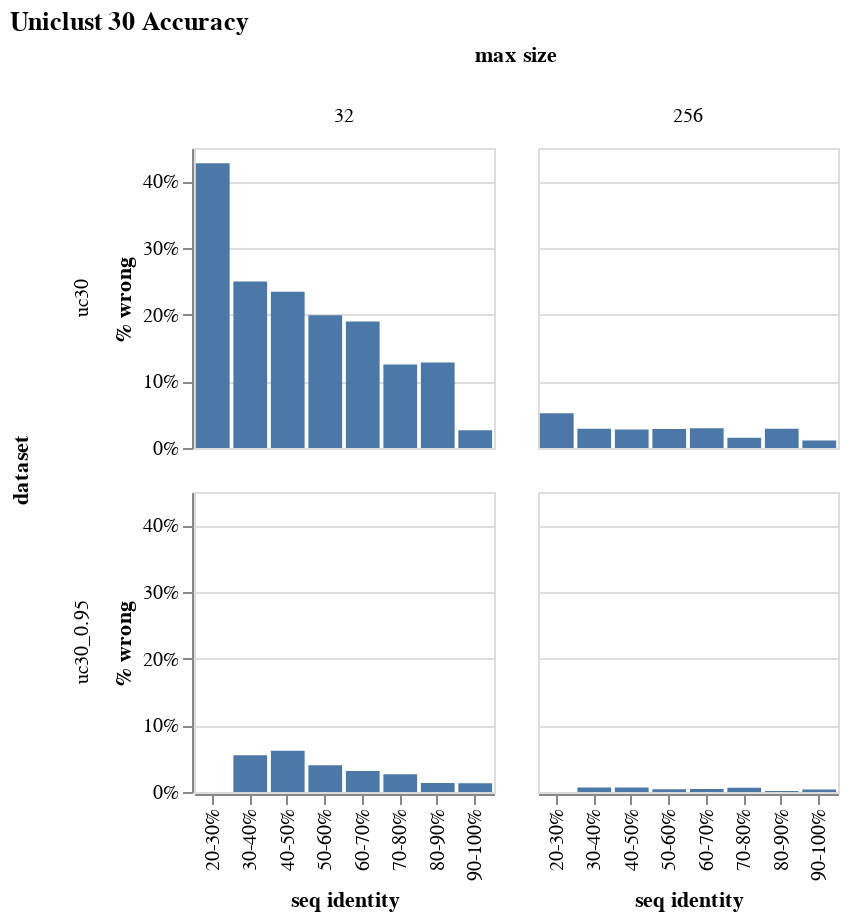

The notebook cell this image was saved under:
### Code cell
alt.Chart(data, title = "Uniclust 30 Accuracy").mark_bar().encode(
    x = "seq identity",
    y = alt.Y("% wrong", axis = alt.Axis(format = "%")),
    column = "max size:N",
    row = "dataset:N"
).properties(
    width = 150,
    height = 150
)

### Figure 1 — Vega-Lite specification as saved in the notebook (floating-point values rounded to 4 significant figures)
{"config": {"view": {"continuousWidth": 400, "continuousHeight": 300}}, "data": {"name": "data-2accef9e2641ec27b5e1d421f0b128cc"}, "mark": "bar", "encoding": {"column": {"type": "nominal", "field": "max size"}, "row": {"type": "nominal", "field": "dataset"}, "x": {"type": "nominal", "field": "seq identity"}, "y": {"type": "quantitative", "axis": {"format": "%"}, "field": "% wrong"}}, "height": 150, "title": "Uniclust 30 Accuracy", "width": 150, "$schema": "https://vega.github.io/schema/vega-lite/v4.8.1.json", "datasets": {"data-2accef9e2641ec27b5e1d421f0b128cc": [{"dataset": "uc30_0.95", "max size": 32, "seq identity": "0-10%", "count": 0, "wrong": 0, "wrong % error": null, "% wrong": null}, {"dataset": "uc30_0.95", "max size": 32, "seq identity": "10-20%", "count": 0, "wrong": 0, "wrong % error": null, "% wrong": null}, {"dataset": "uc30_0.95", "max size": 32, "seq identity": "20-30%", "count": 14, "wrong": 0, "wrong % error": null, "% wrong": 0.0}, {"dataset": "uc30_0.95", "max size": 32, "seq identity": "30-40%", "count": 873, "wrong": 48, "wrong % error": 0.2364, "% wrong": 0.05498}, {"dataset": "uc30_0.95", "max size": 32, "seq identity": "40-50%", "count": 1166, "wrong": 72, "wrong % error": 0.2589, "% wrong": 0.06175}, {"dataset": "uc30_0.95", "max size": 32, "seq identity": "50-60%", "count": 951, "wrong": 38, "wrong % error": 0.2699, "% wrong": 0.03996}, {"dataset": "uc30_0.95", "max size": 32, "seq identity": "60-70%", "count": 923, "wrong": 29, "wrong % error": 0.266, "% wrong": 0.03142}, {"dataset": "uc30_0.95", "max size": 32, "seq identity": "70-80%", "count": 789, "wrong": 21, "wrong % error": 0.2508, "% wrong": 0.02662}, {"dataset": "uc30_0.95", "max size": 32, "seq identity": "80-90%", "count": 747, "wrong": 10, "wrong % error": 0.2109, "% wrong": 0.01339}, {"dataset": "uc30_0.95", "max size": 32, "seq identity": "90-100%", "count": 1537, "wrong": 20, "wrong % error": 0.139, "% wrong": 0.01301}, {"dataset": "uc30_0.95", "max size": 256, "seq identity": "0-10%", "count": 0, "wrong": 0, "wrong % error": null, "% wrong": null}, {"dataset": "uc30_0.95", "max size": 256, "seq identity": "10-20%", "count": 0, "wrong": 0, "wrong % error": null, "% wrong": null}, {"dataset": "uc30_0.95", "max size": 256, "seq identity": "20-30%", "count": 14, "wrong": 0, "wrong % error": null, "% wrong": 0.0}, {"dataset": "uc30_0.95", "max size": 256, "seq identity": "30-40%", "count": 873, "wrong": 6, "wrong % error": 0.02263, "% wrong": 0.006873}, {"dataset": "uc30_0.95", "max size": 256, "seq identity": "40-50%", "count": 1166, "wrong": 8, "wrong % error": 0.07535, "% wrong": 0.006861}, {"dataset": "uc30_0.95", "max size": 256, "seq identity": "50-60%", "count": 951, "wrong": 4, "wrong % error": 0.03272, "% wrong": 0.004206}, {"dataset": "uc30_0.95", "max size": 256, "seq identity": "60-70%", "count": 923, "wrong": 4, "wrong % error": 0.06402, "% wrong": 0.004334}, {"dataset": "uc30_0.95", "max size": 256, "seq identity": "70-80%", "count": 789, "wrong": 5, "wrong % error": 0.02126, "% wrong": 0.006337}, {"dataset": "uc30_0.95", "max size": 256, "seq identity": "80-90%", "count": 747, "wrong": 1, "wrong % error": 0.0006338, "% wrong": 0.001339}, {"dataset": "uc30_0.95", "max size": 256, "seq identity": "90-100%", "count": 1537, "wrong": 6, "wrong % error": 0.04126, "% wrong": 0.003904}, {"dataset": "uc30", "max size": 32, "seq identity": "0-10%", "count": 0, "wrong": 0, "wrong % error": null, "% wrong": null}, {"dataset": "uc30", "max size": 32, "seq identity": "10-20%", "count": 0, "wrong": 0, "wrong % error": null, "% wrong": null}, {"dataset": "uc30", "max size": 32, "seq identity": "20-30%", "count": 192, "wrong": 82, "wrong % error": 0.9296, "% wrong": 0.4271}, {"dataset": "uc30", "max size": 32, "seq identity": "30-40%", "count": 1170, "wrong": 292, "wrong % error": 0.5784, "% wrong": 0.2496}, {"dataset": "uc30", "max size": 32, "seq identity": "40-50%", "count": 1182, "wrong": 277, "wrong % error": 0.5775, "% wrong": 0.2343}, {"dataset": "uc30", "max size": 32, "seq identity": "50-60%", "count": 1160, "wrong": 231, "wrong % error": 0.5505, "% wrong": 0.1991}, {"dataset": "uc30", "max size": 32, "seq identity": "60-70%", "count": 1044, "wrong": 198, "wrong % error": 0.5351, "% wrong": 0.1897}, {"dataset": "uc30", "max size": 32, "seq identity": "70-80%", "count": 847, "wrong": 106, "wrong % error": 0.5582, "% wrong": 0.1251}, {"dataset": "uc30", "max size": 32, "seq identity": "80-90%", "count": 694, "wrong": 89, "wrong % error": 0.4932, "% wrong": 0.1282}, {"dataset": "uc30", "max size": 32, "seq identity": "90-100%", "count": 711, "wrong": 19, "wrong % error": 0.3312, "% wrong": 0.02672}, {"dataset": "uc30", "max size": 256, "seq identity": "0-10%", "count": 0, "wrong": 0, "wrong % error": null, "% wrong": null}, {"dataset": "uc30", "max size": 256, "seq identity": "10-20%", "count": 0, "wrong": 0, "wrong % error": null, "% wrong": null}, {"dataset": "uc30", "max size": 256, "seq identity": "20-30%", "count": 192, "wrong": 10, "wrong % error": 0.285, "% wrong": 0.05208}, {"dataset": "uc30", "max size": 256, "seq identity": "30-40%", "count": 1170, "wrong": 34, "wrong % error": 0.1609, "% wrong": 0.02906}, {"dataset": "uc30", "max size": 256, "seq identity": "40-50%", "count": 1182, "wrong": 33, "wrong % error": 0.1449, "% wrong": 0.02792}, {"dataset": "uc30", "max size": 256, "seq identity": "50-60%", "count": 1160, "wrong": 33, "wrong % error": 0.1602, "% wrong": 0.02845}, {"dataset": "uc30", "max size": 256, "seq identity": "60-70%", "count": 1044, "wrong": 31, "wrong % error": 0.1159, "% wrong": 0.02969}, {"dataset": "uc30", "max size": 256, "seq identity": "70-80%", "count": 847, "wrong": 13, "wrong % error": 0.08762, "% wrong": 0.01535}, {"dataset": "uc30", "max size": 256, "seq identity": "80-90%", "count": 694, "wrong": 20, "wrong % error": 0.07686, "% wrong": 0.02882}, {"dataset": "uc30", "max size": 256, "seq identity": "90-100%", "count": 711, "wrong": 8, "wrong % error": 0.04555, "% wrong": 0.01125}]}}
